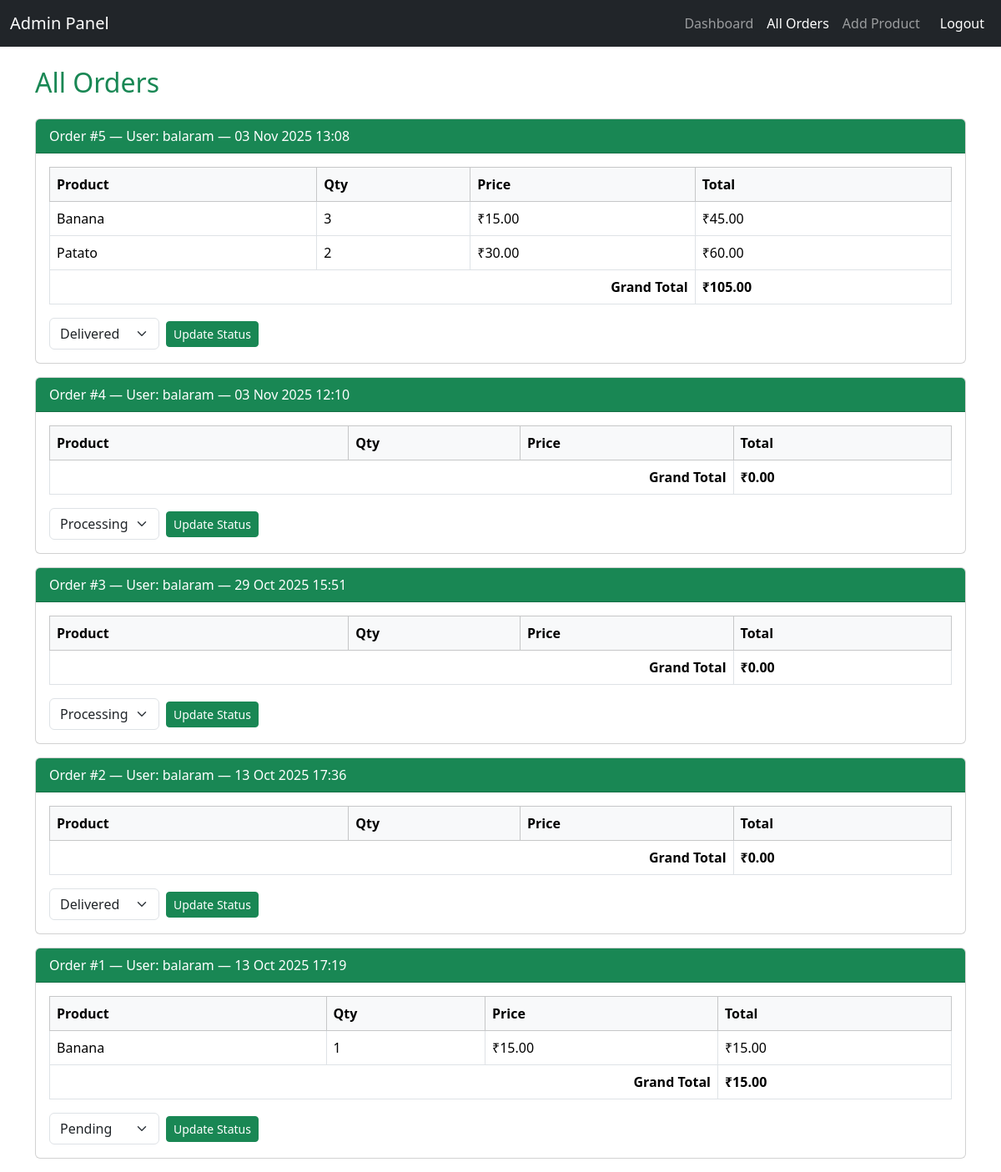
The page /admin_orders.php (signed in) on the database its author committed.
### tables this page shows
CREATE TABLE `orders` (
  `id` int(11) NOT NULL,
  `user_id` int(11) NOT NULL,
  `fullname` varchar(255) NOT NULL,
  `street` varchar(255) NOT NULL,
  `city` varchar(100) NOT NULL,
  `pincode` varchar(10) NOT NULL,
  `current_location` varchar(255) DEFAULT NULL,
  `payment_method` varchar(50) NOT NULL,
  `total_amount` decimal(10,2) NOT NULL,
  `order_date` datetime NOT NULL,
  `status` varchar(20) NOT NULL DEFAULT 'Pending'
);

CREATE TABLE `users` (
  `id` int(11) NOT NULL,
  `name` varchar(100) NOT NULL,
  `email` varchar(150) NOT NULL,
  `password` varchar(255) NOT NULL,
  `phone` varchar(20) DEFAULT NULL,
  `created_at` timestamp NOT NULL DEFAULT current_timestamp()
);

CREATE TABLE `order_items` (
  `id` int(11) NOT NULL,
  `order_id` int(11) NOT NULL,
  `product_id` int(11) NOT NULL,
  `qty` int(11) NOT NULL,
  `price` decimal(10,2) NOT NULL
);

CREATE TABLE `products` (
  `id` int(11) NOT NULL,
  `name` varchar(255) NOT NULL,
  `price` decimal(10,2) NOT NULL,
  `image` varchar(255) DEFAULT NULL,
  `category` varchar(50) DEFAULT NULL
);

### admin_orders.php (the view, shortened to what this page needs)
<?php
require 'db.php';
$result = $conn->query("
    SELECT o.*, u.name as user_name
    FROM orders o
    JOIN users u ON o.user_id = u.id
    ORDER BY o.order_date DESC
");
?>
<!DOCTYPE html>
<html lang="en">
<head>
    <link href="https://cdn.jsdelivr.net/npm/bootstrap@5.3.3/dist/css/bootstrap.min.css" rel="stylesheet">
</head>
<body>
<nav class="navbar navbar-expand-lg navbar-dark bg-dark">
  <div class="container-fluid">
    <a class="navbar-brand" href="admin_panel.php">Admin Panel</a>
    <div class="collapse navbar-collapse" id="adminNavbar">
      <ul class="navbar-nav ms-auto">
        <li class="nav-item"><a class="nav-link" href="admin_dashboard.php">Dashboard</a></li>
        <li class="nav-item"><a class="nav-link active" href="admin_orders.php">All Orders</a></li>
        <li class="nav-item"><a class="nav-link" href="add_product.php">Add Product</a></li>
        <li class="nav-item"><a class="nav-link btn btn-danger text-white ms-2" href="logout.php">Logout</a></li>
      </ul>
    </div>
  </div>
</nav>
<div class="container mt-4">
    <h2 class="mb-4 text-success">All Orders</h2>
    <?php if ($result->num_rows > 0): ?>
        <?php while($order = $result->fetch_assoc()): ?>
            <div class="card mb-3">
                <div class="card-header bg-success text-white">
                    Order #<?= $order['id'] ?> — User: <?= htmlspecialchars($order['user_name']) ?> — <?= date('d M Y H:i', strtotime($order['order_date'])) ?>
                </div>
                <div class="card-body">
                    <table class="table table-bordered">
                        <thead class="table-light">
                            <tr>
                                <th>Product</th>
                                <th>Qty</th>
                                <th>Price</th>
                                <th>Total</th>
                            </tr>
                        </thead>
                        <tbody>
                        <?php
                        $stmt2 = $conn->prepare("
                            SELECT oi.qty, oi.price, p.name
                            FROM order_items oi
                            JOIN products p ON oi.product_id = p.id
                            WHERE oi.order_id = ?
                        ");
                        if ($stmt2) {
                            $stmt2->bind_param("i", $order['id']);
                            $stmt2->execute();
                            $items = $stmt2->get_result();
                            $grand_total = 0;
                            while($item = $items->fetch_assoc()):
                                $total = $item['price'] * $item['qty'];
                                $grand_total += $total;
                        ?>
                            <tr>
                                <td><?= htmlspecialchars($item['name']) ?></td>
                                <td><?= $item['qty'] ?></td>
                                <td>₹<?= number_format($item['price'],2) ?></td>
                                <td>₹<?= number_format($total,2) ?></td>
                            </tr>
                        <?php
                            endwhile;
                        } else {
                            echo "<tr><td colspan='4'>Failed to fetch order items.</td></tr>";
                        }
                        ?>
                        <tr>
                            <td colspan="3" class="text-end"><strong>Grand Total</strong></td>
                            <td><strong>₹<?= number_format($grand_total,2) ?></strong></td>
                        </tr>
                        </tbody>
                    </table>
                    <?php $order_status = $order['status'] ?? 'Pending'; ?>
<form method="post" action="update_order.php" class="mt-2 d-flex align-items-center gap-2">
    <select name="status" class="form-select w-auto">
        <option value="Pending" <?= $order_status == 'Pending' ? 'selected' : '' ?>>Pending</option>
        <option value="Processing" <?= $order_status == 'Processing' ? 'selected' : '' ?>>Processing</option>
        <option value="Delivered" <?= $order_status == 'Delivered' ? 'selected' : '' ?>>Delivered</option>
    </select>
    <button type="submit" class="btn btn-success btn-sm">Update Status</button>
</form>
                </div>
            </div>
        <?php endwhile; ?>
    <?php else: ?>
        <div class="alert alert-info">No orders found.</div>
    <?php endif; ?>
</div>
</body>
</html>

### rows shown on the page
orders: id "5", user.name "balaram", order_date "03 Nov 2025 13:08", grand_total "105.00", status "Delivered"
order_items: product.name "Banana", qty "3", price "15.00", total "45.00"
order_items: product.name "Patato", qty "2", price "30.00", total "60.00"
orders: id "4", user.name "balaram", order_date "03 Nov 2025 12:10", grand_total "0.00", status "Processing"
orders: id "3", user.name "balaram", order_date "29 Oct 2025 15:51", grand_total "0.00", status "Processing"
orders: id "2", user.name "balaram", order_date "13 Oct 2025 17:36", grand_total "0.00", status "Delivered"
orders: id "1", user.name "balaram", order_date "13 Oct 2025 17:19", grand_total "15.00", status "Pending"
order_items: product.name "Banana", qty "1", price "15.00"
